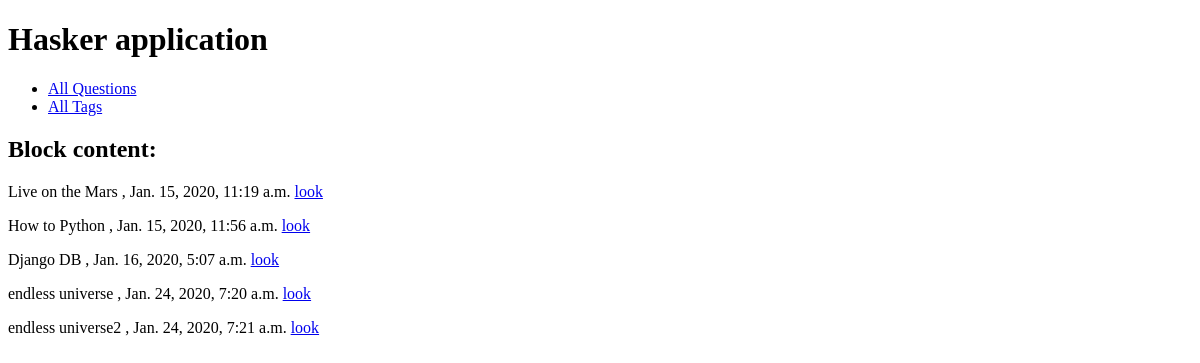
The app's page /, older data.
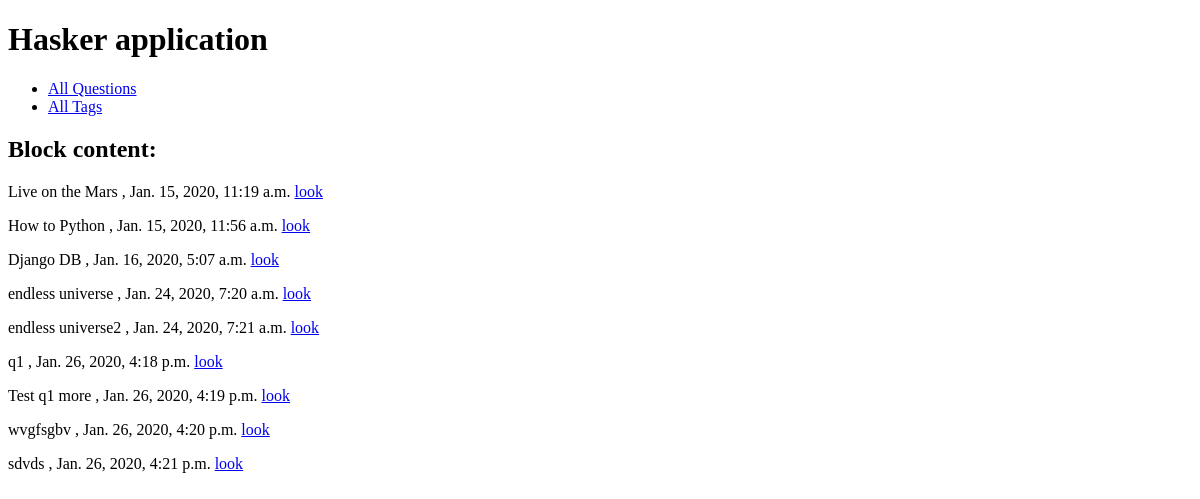
The same page, newer data.
### hasker/models.py (models this page shows, shortened)
class Question(models.Model):
    author = models.ForeignKey(User, on_delete=models.CASCADE)
    title = models.CharField(max_length=150, db_index=True)
    slug = models.SlugField(max_length=150, blank=True, unique=True)
    content = models.TextField(blank=False, db_index=True)
    tags = models.ManyToManyField('Tag', blank=True, related_name='questions')
    date_create = models.DateTimeField(auto_now_add=True)
    def get_absolute_url(self):
        return reverse('question_detail_url', kwargs={'slug': self.slug})

### hasker/views.py (the view)
# urls.py: path('', IndexView.as_view(), name='questions_list_url'),
class IndexView(generic.ListView):
    template_name='hasker/index.html'
    context_object_name='questions'
    def get_queryset(self):
        return Question.objects.all()

### hasker/templates/hasker/index.html (shortened to what this page needs)
{% extends 'hasker/base_hasker.html' %}
{% block content %}
    <h2>Block content:</h2>
    {% for question in questions %}
        <p>
            {{ question.title }} , {{ question.date_create }} <a href="{{ question.get_absolute_url }}" class="but1">look</a>
        </p>
    {% endfor %}
{% endblock %}

### hasker/templates/hasker/base_hasker.html (shortened to what this page needs)
{% extends 'base.html' %}

### templates/base.html (shortened to what this page needs)
{% load static %}
<!DOCTYPE html>
<html lang="en">
<head>
    <link rel="stylesheet" href="{% static 'css/styles.css' %}">
</head>
<body>
<h1>Hasker application</h1>
<ul>
<li> <a href="{% url 'questions_list_url' %}" > All Questions </a> </li>
<li> <a href="{% url 'tags_list_url' %}" > All Tags </a> </li>
</ul>
        {% block content %}{% endblock %}
</body>
</html>

Row changes from the older to the newer data that the page shows:
added Question: title "q1", date_create "Jan. 26, 2020, 4:18 p.m."
added Question: title "Test q1 more", date_create "Jan. 26, 2020, 4:19 p.m."
added Question: title "wvgfsgbv", date_create "Jan. 26, 2020, 4:20 p.m."
added Question: title "sdvds", date_create "Jan. 26, 2020, 4:21 p.m."
